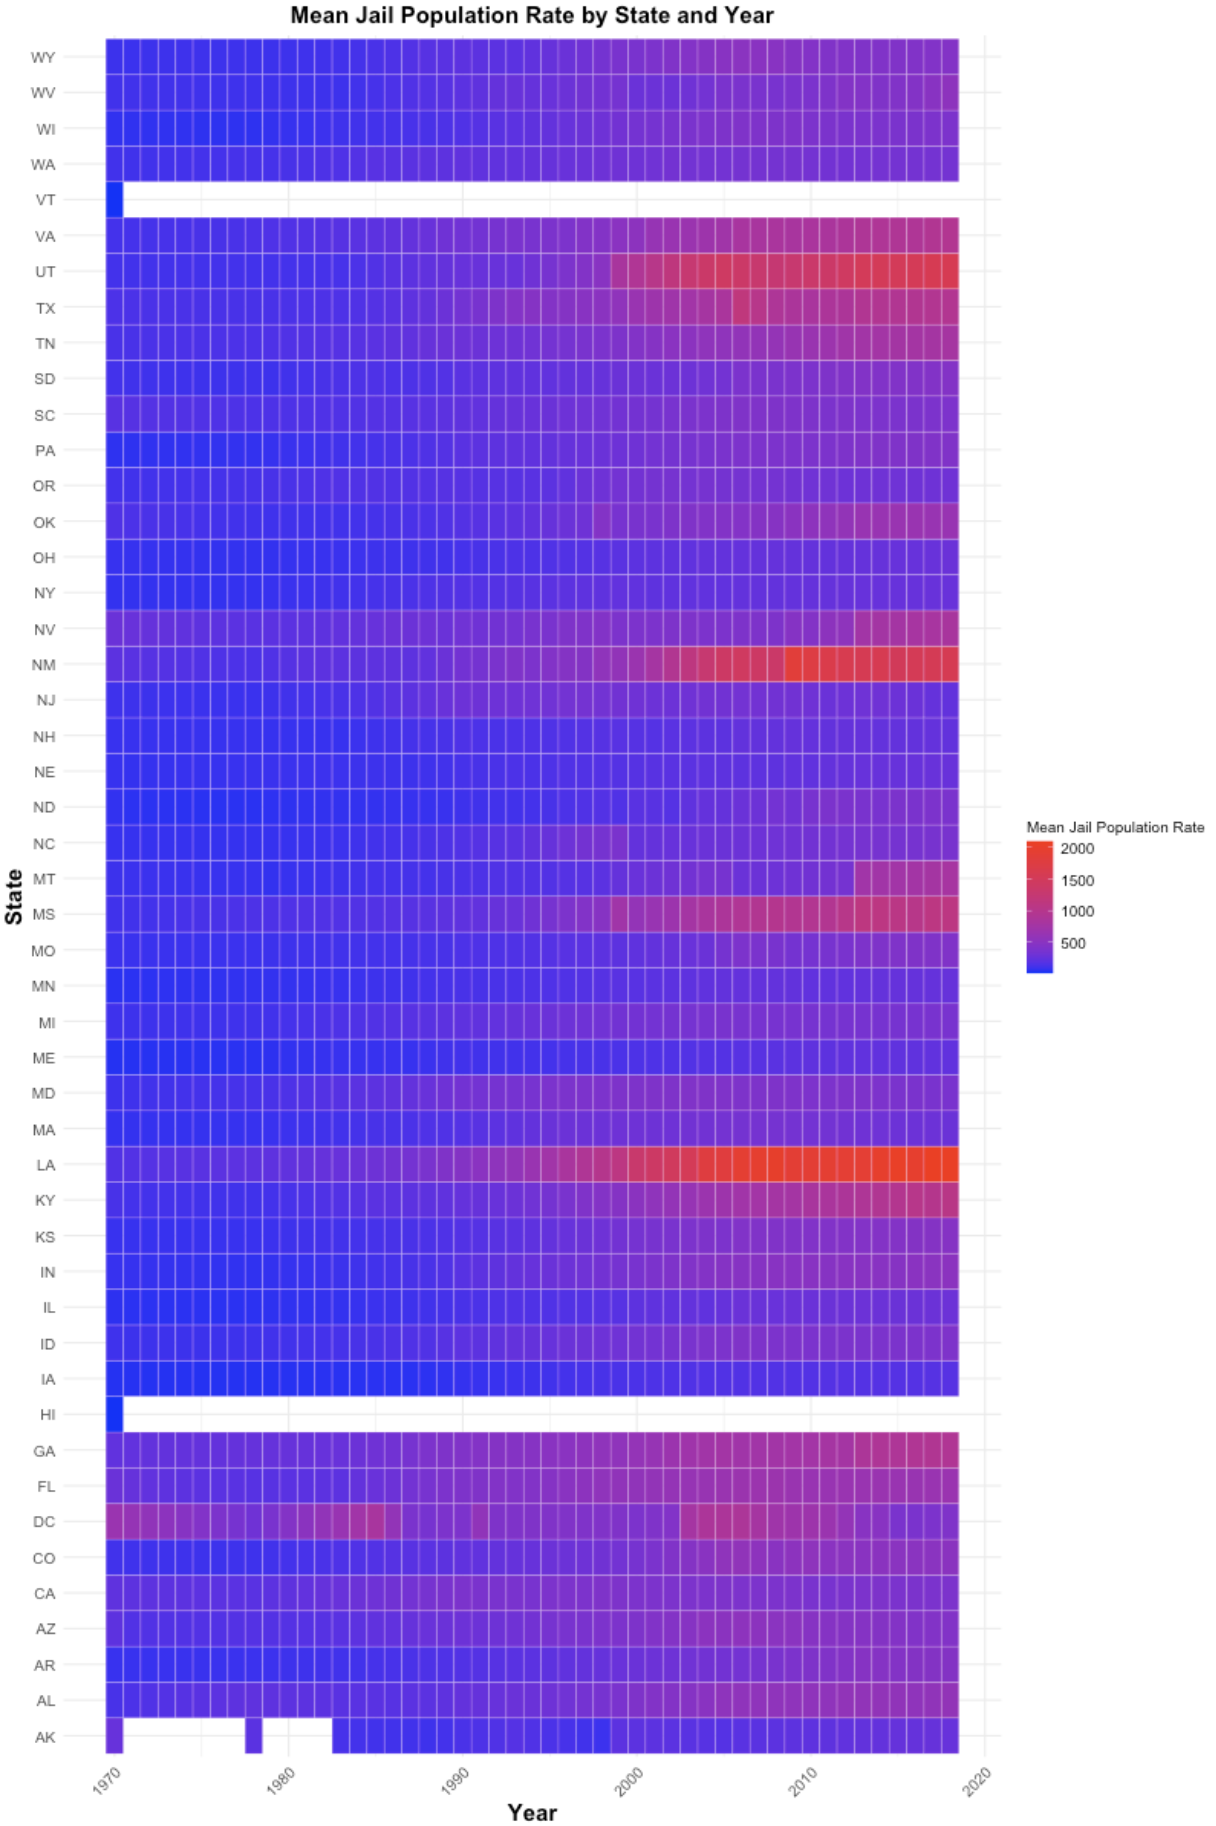

Write R code to recreate this figure.
library("ggplot2")
library("dplyr")

url <- "https://github.com/melaniewalsh/Neat-Datasets/blob/main/us-prison-jail-rates.csv?raw=true"
prison_data <- read.csv(url)

filtered_data <- prison_data %>% filter(!is.na(total_jail_pop_rate))

state_year_data <- filtered_data %>%
  group_by(state, year) %>%
  summarize(mean_jail_pop_rate = mean(total_jail_pop_rate, na.rm = TRUE))

plot <- ggplot(state_year_data,
               aes(x = year, y = state, fill = mean_jail_pop_rate)) +
  geom_tile(color = "white") +
  scale_fill_gradient(low = "blue", high = "red", na.value = "grey50", 
                      name = "Mean Jail Population Rate") +
  labs(title = "Mean Jail Population Rate by State and Year",
       x = "Year", y = "State") +
  theme_minimal() +
  theme(plot.title = element_text(hjust = 0.5, size = 15, face = "bold"),
        axis.title.x = element_text(size = 15, face = "bold"),
        axis.title.y = element_text(size = 15, face = "bold"),
        axis.text.x = element_text(size = 10, angle = 45, hjust = 1),
        axis.text.y = element_text(size = 10),
        legend.title = element_text(size = 10),
        legend.text = element_text(size = 10))

print(plot)
